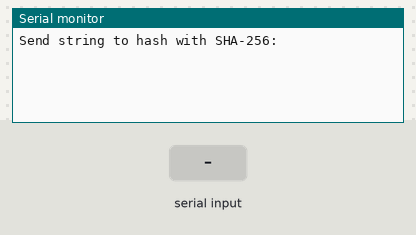
A sketch run on a simulated ESP32. Shown: the last lines printed to the serial monitor. The inputs (shaded band) are chosen by the test bench.

Above: at 1.2 s.
1.3 s: "1\n" received over Serial
At 2.5 s:
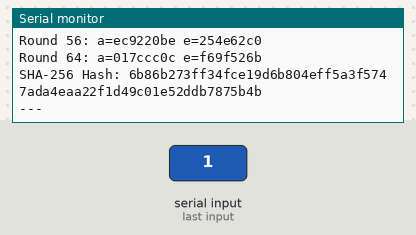
2.8 s: "0\n" received over Serial
At 3.9 s:
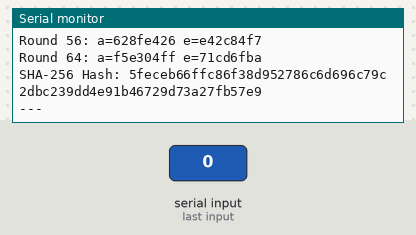
4.3 s: "2\n" received over Serial
At 5.1 s:
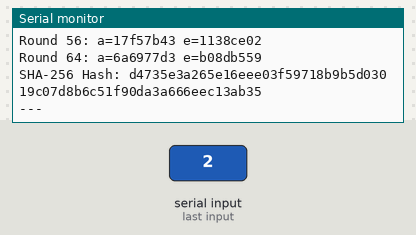

Measured:
- after the input at 1.3 s, the serial monitor: prints a new line at once (image 1)
- after the input at 2.8 s, the serial monitor: prints a new line at once (image 2)
- after the input at 4.3 s, the serial monitor: prints a new line at once (image 3)

The sketch:

esp32-sha256.ino
```cpp
#include <Arduino.h>

// ---- SHA-256 constants ----
const uint32_t K[64] = {
  0x428a2f98,0x71374491,0xb5c0fbcf,0xe9b5dba5,0x3956c25b,0x59f111f1,
  0x923f82a4,0xab1c5ed5,0xd807aa98,0x12835b01,0x243185be,0x550c7dc3,
  0x72be5d74,0x80deb1fe,0x9bdc06a7,0xc19bf174,
  0xe49b69c1,0xefbe4786,0x0fc19dc6,0x240ca1cc,0x2de92c6f,0x4a7484aa,
  0x5cb0a9dc,0x76f988da,0x983e5152,0xa831c66d,0xb00327c8,0xbf597fc7,
  0xc6e00bf3,0xd5a79147,0x06ca6351,0x14292967,0x27b70a85,0x2e1b2138,
  0x4d2c6dfc,0x53380d13,0x650a7354,0x766a0abb,0x81c2c92e,0x92722c85,
  0xa2bfe8a1,0xa81a664b,0xc24b8b70,0xc76c51a3,0xd192e819,0xd6990624,
  0xf40e3585,0x106aa070,0x19a4c116,0x1e376c08,0x2748774c,0x34b0bcb5,
  0x391c0cb3,0x4ed8aa4a,0x5b9cca4f,0x682e6ff3,0x748f82ee,0x78a5636f,
  0x84c87814,0x8cc70208,0x90befffa,0xa4506ceb,0xbef9a3f7,0xc67178f2
};

// ---- Initial hash values (first 32 bits of fractional parts of square roots of first 8 primes) ----
uint32_t H[8] = {
  0x6a09e667, 0xbb67ae85, 0x3c6ef372, 0xa54ff53a,
  0x510e527f, 0x9b05688c, 0x1f83d9ab, 0x5be0cd19
};

// ---- Helper functions ----
uint32_t rotR(uint32_t x, int n) { return (x >> n) | (x << (32 - n)); }
uint32_t shr(uint32_t x, int n) { return x >> n; }
uint32_t SIGMA0(uint32_t x) { return rotR(x, 2) ^ rotR(x, 13) ^ rotR(x, 22); }
uint32_t SIGMA1(uint32_t x) { return rotR(x, 6) ^ rotR(x, 11) ^ rotR(x, 25); }
uint32_t sigma0(uint32_t x) { return rotR(x, 7) ^ rotR(x, 18) ^ shr(x, 3); }
uint32_t sigma1(uint32_t x) { return rotR(x, 17) ^ rotR(x, 19) ^ shr(x, 10); }
uint32_t Ch(uint32_t x, uint32_t y, uint32_t z) { return (x & y) ^ (~x & z); }
uint32_t Maj(uint32_t x, uint32_t y, uint32_t z) { return (x & y) ^ (x & z) ^ (y & z); }

// ---- Serial input ----
String input = "";

// ---- Functions for padding & printing ----
int messageProcessing(const String& input, uint8_t* padded) {
  int inputLen = input.length();
  // copy input to padded array
  for (int i = 0; i < inputLen; i++) padded[i] = input[i];
  int paddedLen = inputLen;

  // append 0x80
  padded[paddedLen++] = 0x80;

  // append 0x00 until 64 bits shy of next 512-bit block
  while ((paddedLen + 8) % 64 != 0) padded[paddedLen++] = 0x00;

  // append length in bits (64-bit big-endian)
  uint64_t bitLen = (uint64_t)inputLen * 8;
  for (int i = 7; i >= 0; i--) {
    padded[paddedLen++] = (bitLen >> (i*8)) & 0xFF;
  }
  return paddedLen; // total length in bytes
}

String toHexString(const uint8_t* data, int len) {
  String out = "";
  for (int i = 0; i < len; i++) {
    if (data[i] < 16) out += "0";
    out += String(data[i], HEX);
  }
  return out;
}

// Convert 4 bytes to uint32_t (big-endian)
uint32_t bytesToUint32(const uint8_t* bytes, int offset) {
  return ((uint32_t)bytes[offset] << 24) |
         ((uint32_t)bytes[offset + 1] << 16) |
         ((uint32_t)bytes[offset + 2] << 8) |
         ((uint32_t)bytes[offset + 3]);
}

// Convert uint32_t to hex string
String uint32ToHex(uint32_t value) {
  String result = "";
  for (int i = 3; i >= 0; i--) {
    uint8_t byte = (value >> (i * 8)) & 0xFF;
    if (byte < 16) result += "0";
    result += String(byte, HEX);
  }
  return result;
}

// ---- SHA-256 Core Algorithm ----
void sha256(uint8_t* padded, int len) {
  Serial.print("Padded message (hex): ");
  Serial.println(toHexString(padded, len));

  // Reset hash values for each new message
  H[0] = 0x6a09e667; H[1] = 0xbb67ae85; H[2] = 0x3c6ef372; H[3] = 0xa54ff53a;
  H[4] = 0x510e527f; H[5] = 0x9b05688c; H[6] = 0x1f83d9ab; H[7] = 0x5be0cd19;

  // Process message in 512-bit (64-byte) chunks
  for (int chunkStart = 0; chunkStart < len; chunkStart += 64) {
    Serial.print("Processing chunk starting at byte: ");
    Serial.println(chunkStart);

    // Message schedule array W[0..63]
    uint32_t W[64];

    // Copy chunk into first 16 words of message schedule
    for (int i = 0; i < 16; i++) {
      W[i] = bytesToUint32(padded, chunkStart + i * 4);
    }

    // Extend the first 16 words into the remaining 48 words
    for (int i = 16; i < 64; i++) {
      W[i] = sigma1(W[i-2]) + W[i-7] + sigma0(W[i-15]) + W[i-16];
    }

    // Initialize working variables
    uint32_t a = H[0], b = H[1], c = H[2], d = H[3];
    uint32_t e = H[4], f = H[5], g = H[6], h = H[7];

    Serial.println("Starting 64 rounds:");

    // Main loop - 64 rounds
    for (int i = 0; i < 64; i++) {
      uint32_t temp1 = h + SIGMA1(e) + Ch(e, f, g) + K[i] + W[i];
      uint32_t temp2 = SIGMA0(a) + Maj(a, b, c);

      h = g;
      g = f;
      f = e;
      e = d + temp1;
      d = c;
      c = b;
      b = a;
      a = temp1 + temp2;

      // Print every 8th round for debugging
      if (i % 8 == 7) {
        Serial.print("Round ");
        Serial.print(i + 1);
        Serial.print(": a=");
        Serial.print(uint32ToHex(a));
        Serial.print(" e=");
        Serial.println(uint32ToHex(e));
      }
    }

    // Add compressed chunk to current hash value
    H[0] += a; H[1] += b; H[2] += c; H[3] += d;
    H[4] += e; H[5] += f; H[6] += g; H[7] += h;
  }

  // Produce final hash value
  Serial.print("SHA-256 Hash: ");
  for (int i = 0; i < 8; i++) {
    Serial.print(uint32ToHex(H[i]));
  }
  Serial.println();
}

void setup() {
  Serial.begin(115200);
  Serial.println("Send string to hash with SHA-256:");
}

void loop() {
  if (Serial.available() > 0) {
    input = Serial.readStringUntil('\n');
    input.trim(); // Remove any trailing newlines/spaces

    Serial.print("You sent: ");
    Serial.println(input);

    uint8_t padded[1024]; // adjust if expecting longer messages
    int paddedLen = messageProcessing(input, padded);
    sha256(padded, paddedLen);
    Serial.println("---");
  }
}
```
